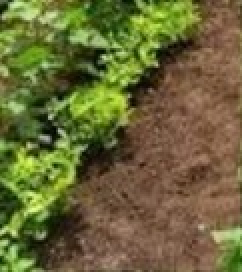
#> input picture Images/1c.jpg, 121 x 136 px (shown 2 times larger)
$ python q3.py
#> lines starting #> are read from the running program, lines starting #| are printed output that depends on the picture; after the words box and inside, x2 and y2 are one past the last pixel; in counts of white or black regions, pixels touching at a corner belong together
# D/ENG/24/0023/EE - ET3112
# Assignment 02 on Fitting
# Question 03

import cv2
import numpy as np
import matplotlib.pyplot as plt

# 1. Load the image and extract edges
image_path = '../Images/1c.jpg'
img = cv2.imread(image_path, cv2.IMREAD_GRAYSCALE)
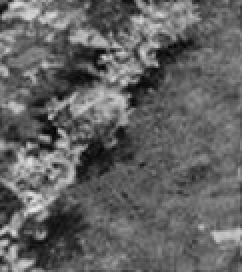
#> img: shape (136, 121) (shown 2 times larger); min 1, max 233, mean 98.4

if img is None:
    print("Error: Could not load image. Check the path.")
    exit()

edges = cv2.Canny(img, 550, 690)
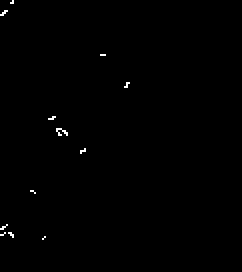
#> edges: shape (136, 121) (shown 2 times larger); 0.35% white in thin lines or dots, all inside (x1, y1, x2, y2) = (0, 0, 65, 120)
indices = np.where(edges != 0)
#> indices = 57 positions, rows 0 to 119, columns 0 to 64
x = indices[1]
#> x = 57 values, max 64 at index 13, min 0 at index 7, mean 23.12
y = indices[0]
#> y = 57 values from 0 to 119

# 2. Ordinary Least Squares (OLS) Fit
coefficients = np.polyfit(x, y, 1)
#> coefficients = [-0.457, 77.34]
m_ols, c_ols = coefficients
#> m_ols = -0.457; c_ols = 77.34

# 3. Plotting
plt.figure(figsize=(8, 6))

# Plot the original scatter points in gray so the red line stands out
plt.scatter(x, y, s=1, color='gray', label='Extracted Edges')

# Generate x values for the line and calculate corresponding y values
x_line = np.linspace(min(x), max(x), 100)
#> x_line = 100 values from 0 to 64
y_line = m_ols * x_line + c_ols
#> y_line = 100 values, max 77.34 at index 0, min 48.09 at index 99, mean 62.72

# Plot the fitted line in red
plt.plot(x_line, y_line, color='red', linewidth=2, label='OLS Fit Line')

# Invert the y-axis so the plot matches the image orientation
plt.gca().invert_yaxis()

plt.title('Least-Squares-Fit Line (Question 3)')
plt.xlabel('X coordinates')
plt.ylabel('Y coordinates')
plt.legend()

# Save the plot inside the Question 3 folder
output_filename = 'q3_output.png'
plt.savefig(output_filename, bbox_inches='tight')
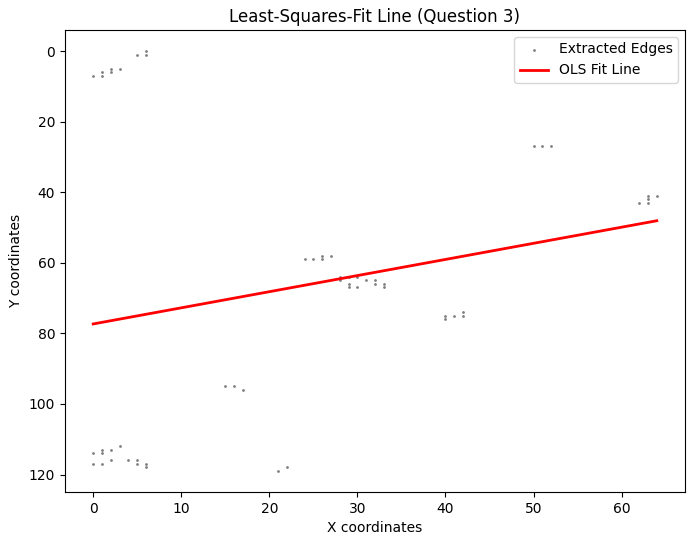
#> figure drawn by matplotlib, 1 panel; curve peaks at x = 0, y = 77.34
print(f"Plot saved successfully as '{output_filename}'.")

# Display the plot
plt.show()

$ run again, with Images/1a.jpg copied over Images/1c.jpg
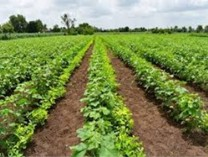
#> input picture Images/1a.jpg, 208 x 157 px
#> `edges = cv2.Canny(img, 550, 690)`:
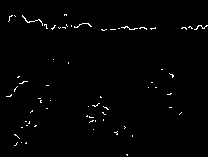
#> edges: shape (157, 208); 1.1% white in thin lines or dots, all inside (x1, y1, x2, y2) = (6, 14, 208, 156)
#> indices = 371 positions, rows 14 to 155, columns 6 to 207
#> x = 371 values, max 207 at index 81, min 6 at index 253, mean 89.12
#> y = 371 values from 14 to 155
#> coefficients = [-0.126, 73.96]
#> m_ols = -0.126; c_ols = 73.96
#> y_line = 100 values, max 73.21 at index 0, min 47.97 at index 99, mean 60.59
#> `plt.savefig(output_filename, bbox_inches='tight')`:
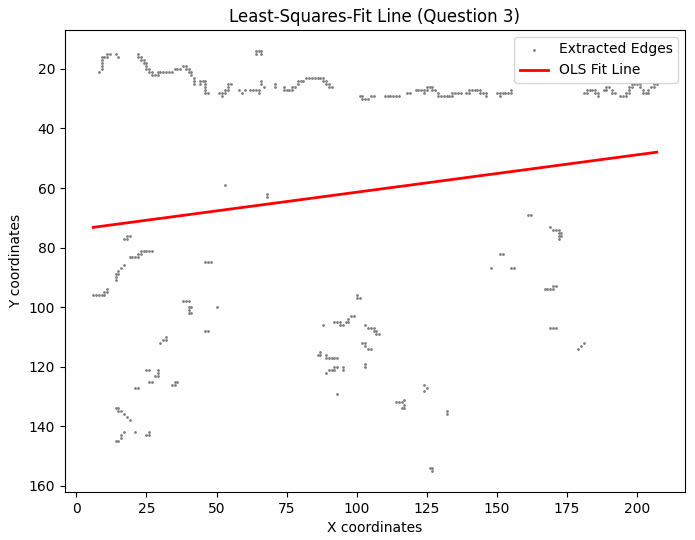
#> figure drawn by matplotlib, 1 panel; curve peaks at x = 6, y = 73.21
